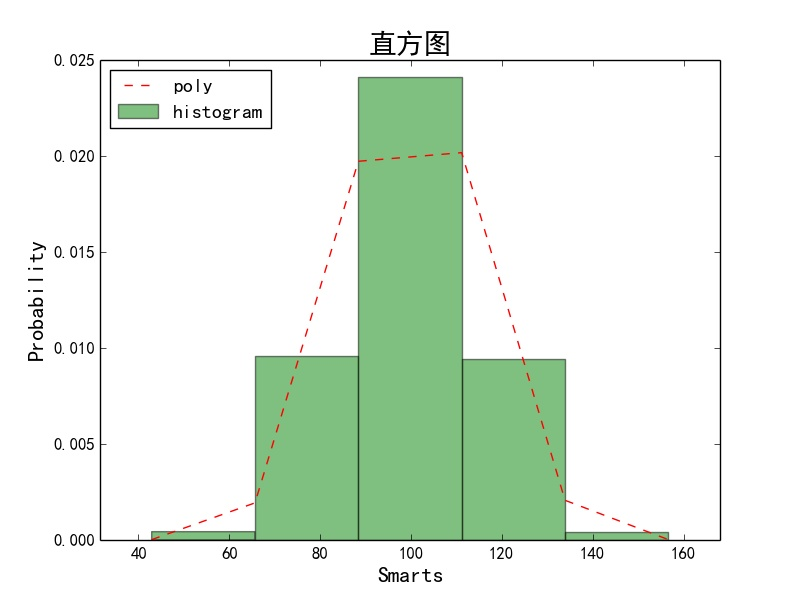

Write Python code to recreate this figure.
# coding=utf-8
#!/usr/bin/python

# 导入所用模块 -- sys 是常用的模块 
import sys
import numpy as np
import matplotlib.mlab as mlab
import matplotlib.pyplot as plt
from pylab import mpl
mpl.rcParams['font.sans-serif'] = ['SimHei']
mpl.rcParams['axes.unicode_minus'] = False


# 代码写在main()里面
def main():
    # 构造数据
    mu = 100
    sigma = 15
    x = mu + sigma * np.random.randn(10000)

    num_bins = 5
    # histogram
    n, bins,patches = plt.hist(x, num_bins, normed=True, facecolor='green',alpha=0.5,label='histogram')
    # 'best fit' line
    y = mlab.normpdf(bins, mu, sigma)
    plt.plot(bins, y, 'r--',label='poly')
    ## 设置坐标轴
    ## X/Y轴的极限
    xdelt=x.max()-x.min()
    plt.xlim(x.min()-0.1*xdelt,x.max()+0.1*xdelt)
    ## 横纵坐标说明
    plt.xlabel(u'Smarts',fontsize=16)
    plt.ylabel(u'Probability',fontsize=16)
    ## 添加图例
    plt.legend(loc='upper left',frameon=True)
    ## 图的标题
    plt.title(u'直方图',fontsize=20)
    ## 保存图片
    plt.savefig('histogram.jpg')
    ## 显示图片
    plt.show()

# 调用main()函数来启动程序的样板
if __name__ == '__main__':
    main()

